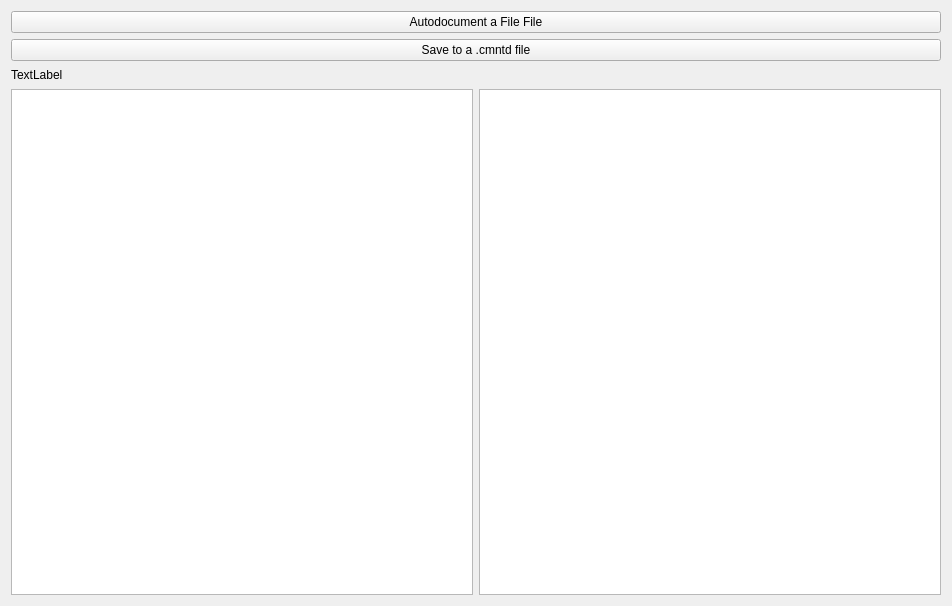
<?xml version="1.0" encoding="UTF-8"?>
<ui version="4.0">
 <class>Form</class>
 <widget class="QWidget" name="Form">
  <property name="geometry">
   <rect>
    <x>0</x>
    <y>0</y>
    <width>952</width>
    <height>606</height>
   </rect>
  </property>
  <property name="windowTitle">
   <string>Form</string>
  </property>
  <layout class="QVBoxLayout" name="verticalLayout">
   <item>
    <widget class="QPushButton" name="loadBtn">
     <property name="text">
      <string>Autodocument a File File</string>
     </property>
    </widget>
   </item>
   <item>
    <widget class="QPushButton" name="saveBtn">
     <property name="text">
      <string>Save to a .cmntd file</string>
     </property>
    </widget>
   </item>
   <item>
    <widget class="QLabel" name="fnameLbl">
     <property name="minimumSize">
      <size>
       <width>16</width>
       <height>16</height>
      </size>
     </property>
     <property name="text">
      <string>TextLabel</string>
     </property>
    </widget>
   </item>
   <item>
    <layout class="QHBoxLayout" name="horizontalLayout">
     <item>
      <widget class="QTextEdit" name="originalTextEdit"/>
     </item>
     <item>
      <widget class="QTextEdit" name="cmntdTextEdit"/>
     </item>
    </layout>
   </item>
  </layout>
 </widget>
 <resources/>
 <connections/>
</ui>
